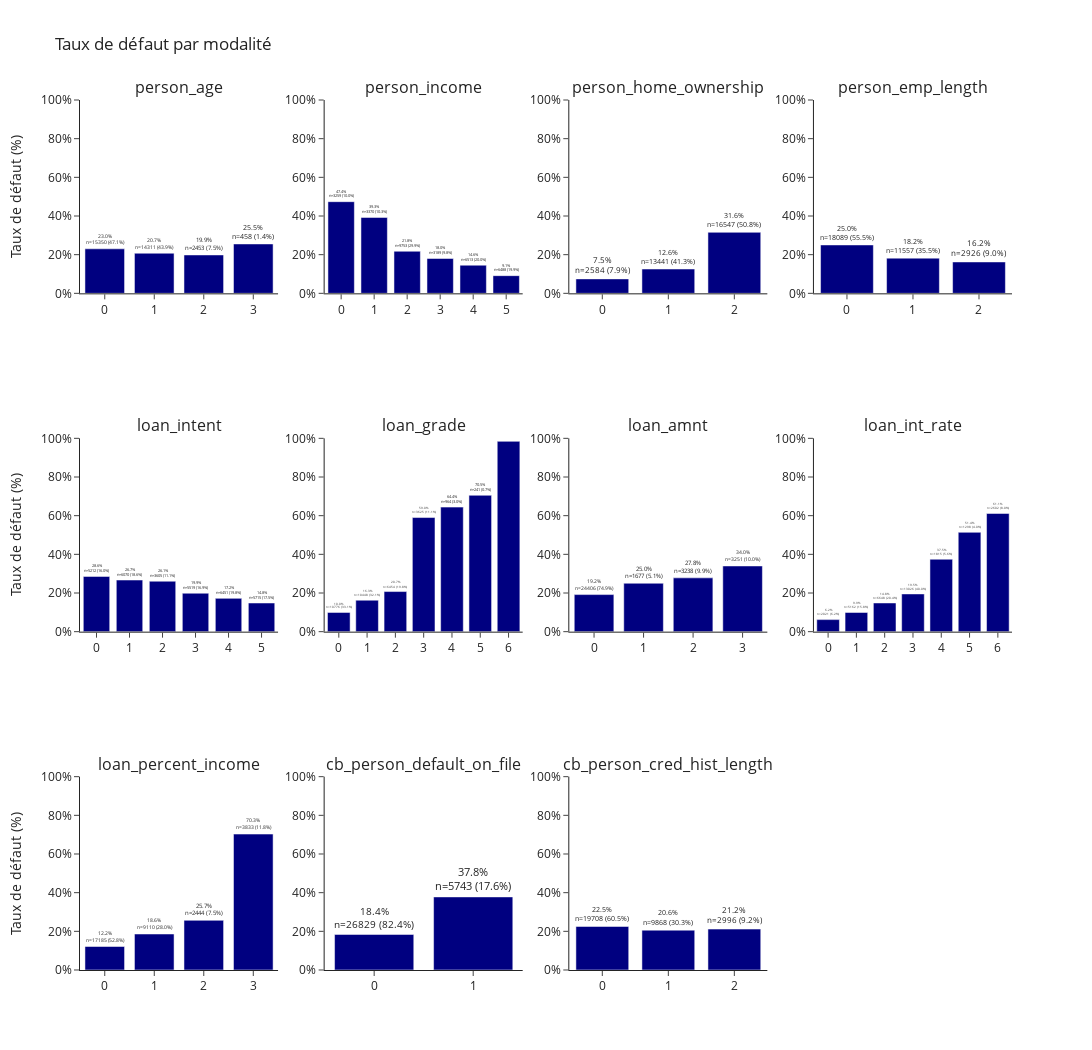

Source (notebook cell):
### Markdown cell above
#### <span style="color:orange">Visualisations rapides</span>

### Code cell
plot_default_rates(df, df.columns.drop('loan_status'), n_cols=4)

### Figure 1 — Plotly figure (JSON) as saved in the notebook; plotly's stock layout.template omitted (floating-point values rounded to 4 significant figures)
{"data": [{"marker": {"color": "navy"}, "text": ["23.0%<br>n=15350 (47.1%)", "20.7%<br>n=14311 (43.9%)", "19.9%<br>n=2453 (7.5%)", "25.5%<br>n=458 (1.4%)"], "textposition": "outside", "type": "bar", "x": [0, 1, 2, 3], "xaxis": "x", "y": [23.02, 20.75, 19.85, 25.55], "yaxis": "y"}, {"marker": {"color": "navy"}, "text": ["47.4%<br>n=3259 (10.0%)", "39.3%<br>n=3370 (10.3%)", "21.8%<br>n=9753 (29.9%)", "18.0%<br>n=3189 (9.8%)", "14.6%<br>n=6513 (20.0%)", "9.1%<br>n=6488 (19.9%)"], "textposition": "outside", "type": "bar", "x": [0, 1, 2, 3, 4, 5], "xaxis": "x2", "y": [47.41, 39.26, 21.77, 18.03, 14.56, 9.14], "yaxis": "y2"}, {"marker": {"color": "navy"}, "text": ["7.5%<br>n=2584 (7.9%)", "12.6%<br>n=13441 (41.3%)", "31.6%<br>n=16547 (50.8%)"], "textposition": "outside", "type": "bar", "x": [0, 1, 2], "xaxis": "x3", "y": [7.469, 12.57, 31.57], "yaxis": "y3"}, {"marker": {"color": "navy"}, "text": ["25.0%<br>n=18089 (55.5%)", "18.2%<br>n=11557 (35.5%)", "16.2%<br>n=2926 (9.0%)"], "textposition": "outside", "type": "bar", "x": [0, 1, 2], "xaxis": "x4", "y": [25.03, 18.21, 16.23], "yaxis": "y4"}, {"marker": {"color": "navy"}, "text": ["28.6%<br>n=5212 (16.0%)", "26.7%<br>n=6070 (18.6%)", "26.1%<br>n=3605 (11.1%)", "19.9%<br>n=5519 (16.9%)", "17.2%<br>n=6451 (19.8%)", "14.8%<br>n=5715 (17.5%)"], "textposition": "outside", "type": "bar", "x": [0, 1, 2, 3, 4, 5], "xaxis": "x5", "y": [28.59, 26.71, 26.1, 19.88, 17.22, 14.82], "yaxis": "y5"}, {"marker": {"color": "navy"}, "text": ["10.0%<br>n=10776 (33.1%)", "16.3%<br>n=10448 (32.1%)", "20.7%<br>n=6454 (19.8%)", "59.0%<br>n=3625 (11.1%)", "64.4%<br>n=964 (3.0%)", "70.5%<br>n=241 (0.7%)", "98.4%<br>n=64 (0.2%)"], "textposition": "outside", "type": "bar", "x": [0, 1, 2, 3, 4, 5, 6], "xaxis": "x6", "y": [9.957, 16.28, 20.75, 59.03, 64.42, 70.54, 98.44], "yaxis": "y6"}, {"marker": {"color": "navy"}, "text": ["19.2%<br>n=24406 (74.9%)", "25.0%<br>n=1677 (5.1%)", "27.8%<br>n=3238 (9.9%)", "34.0%<br>n=3251 (10.0%)"], "textposition": "outside", "type": "bar", "x": [0, 1, 2, 3], "xaxis": "x7", "y": [19.18, 25.04, 27.83, 33.99], "yaxis": "y7"}, {"marker": {"color": "navy"}, "text": ["6.2%<br>n=2021 (6.2%)", "9.9%<br>n=5162 (15.8%)", "14.8%<br>n=6648 (20.4%)", "19.5%<br>n=13026 (40.0%)", "37.5%<br>n=1815 (5.6%)", "51.4%<br>n=1298 (4.0%)", "61.1%<br>n=2602 (8.0%)"], "textposition": "outside", "type": "bar", "x": [0, 1, 2, 3, 4, 5, 6], "xaxis": "x8", "y": [6.235, 9.938, 14.85, 19.52, 37.47, 51.39, 61.15], "yaxis": "y8"}, {"marker": {"color": "navy"}, "text": ["12.2%<br>n=17185 (52.8%)", "18.6%<br>n=9110 (28.0%)", "25.7%<br>n=2444 (7.5%)", "70.3%<br>n=3833 (11.8%)"], "textposition": "outside", "type": "bar", "x": [0, 1, 2, 3], "xaxis": "x9", "y": [12.15, 18.62, 25.7, 70.31], "yaxis": "y9"}, {"marker": {"color": "navy"}, "text": ["18.4%<br>n=26829 (82.4%)", "37.8%<br>n=5743 (17.6%)"], "textposition": "outside", "type": "bar", "x": [0, 1], "xaxis": "x10", "y": [18.4, 37.8], "yaxis": "y10"}, {"marker": {"color": "navy"}, "text": ["22.5%<br>n=19708 (60.5%)", "20.6%<br>n=9868 (30.3%)", "21.2%<br>n=2996 (9.2%)"], "textposition": "outside", "type": "bar", "x": [0, 1, 2], "xaxis": "x11", "y": [22.52, 20.61, 21.16], "yaxis": "y11"}], "layout": {"annotations": [{"font": {"size": 16}, "showarrow": false, "text": "person_age", "x": 0.1062, "xanchor": "center", "xref": "paper", "y": 1, "yanchor": "bottom", "yref": "paper"}, {"font": {"size": 16}, "showarrow": false, "text": "person_income", "x": 0.3688, "xanchor": "center", "xref": "paper", "y": 1, "yanchor": "bottom", "yref": "paper"}, {"font": {"size": 16}, "showarrow": false, "text": "person_home_ownership", "x": 0.6313, "xanchor": "center", "xref": "paper", "y": 1, "yanchor": "bottom", "yref": "paper"}, {"font": {"size": 16}, "showarrow": false, "text": "person_emp_length", "x": 0.8938, "xanchor": "center", "xref": "paper", "y": 1, "yanchor": "bottom", "yref": "paper"}, {"font": {"size": 16}, "showarrow": false, "text": "loan_intent", "x": 0.1062, "xanchor": "center", "xref": "paper", "y": 0.6111, "yanchor": "bottom", "yref": "paper"}, {"font": {"size": 16}, "showarrow": false, "text": "loan_grade", "x": 0.3688, "xanchor": "center", "xref": "paper", "y": 0.6111, "yanchor": "bottom", "yref": "paper"}, {"font": {"size": 16}, "showarrow": false, "text": "loan_amnt", "x": 0.6313, "xanchor": "center", "xref": "paper", "y": 0.6111, "yanchor": "bottom", "yref": "paper"}, {"font": {"size": 16}, "showarrow": false, "text": "loan_int_rate", "x": 0.8938, "xanchor": "center", "xref": "paper", "y": 0.6111, "yanchor": "bottom", "yref": "paper"}, {"font": {"size": 16}, "showarrow": false, "text": "loan_percent_income", "x": 0.1062, "xanchor": "center", "xref": "paper", "y": 0.2222, "yanchor": "bottom", "yref": "paper"}, {"font": {"size": 16}, "showarrow": false, "text": "cb_person_default_on_file", "x": 0.3688, "xanchor": "center", "xref": "paper", "y": 0.2222, "yanchor": "bottom", "yref": "paper"}, {"font": {"size": 16}, "showarrow": false, "text": "cb_person_cred_hist_length", "x": 0.6313, "xanchor": "center", "xref": "paper", "y": 0.2222, "yanchor": "bottom", "yref": "paper"}], "height": 1050, "showlegend": false, "title": {"text": "Taux de défaut par modalité"}, "width": 1100, "xaxis": {"anchor": "y", "domain": [0, 0.2125], "type": "category"}, "xaxis10": {"anchor": "y10", "domain": [0.2625, 0.475], "type": "category"}, "xaxis11": {"anchor": "y11", "domain": [0.525, 0.7375], "type": "category"}, "xaxis12": {"anchor": "y12", "domain": [0.7875, 1], "type": "category"}, "xaxis2": {"anchor": "y2", "domain": [0.2625, 0.475], "type": "category"}, "xaxis3": {"anchor": "y3", "domain": [0.525, 0.7375], "type": "category"}, "xaxis4": {"anchor": "y4", "domain": [0.7875, 1], "type": "category"}, "xaxis5": {"anchor": "y5", "domain": [0, 0.2125], "type": "category"}, "xaxis6": {"anchor": "y6", "domain": [0.2625, 0.475], "type": "category"}, "xaxis7": {"anchor": "y7", "domain": [0.525, 0.7375], "type": "category"}, "xaxis8": {"anchor": "y8", "domain": [0.7875, 1], "type": "category"}, "xaxis9": {"anchor": "y9", "domain": [0, 0.2125], "type": "category"}, "yaxis": {"anchor": "x", "domain": [0.7778, 1], "range": [0, 100], "ticksuffix": "%", "title": {"text": "Taux de défaut (%)"}}, "yaxis10": {"anchor": "x10", "domain": [0, 0.2222], "range": [0, 100], "ticksuffix": "%"}, "yaxis11": {"anchor": "x11", "domain": [0, 0.2222], "range": [0, 100], "ticksuffix": "%"}, "yaxis12": {"anchor": "x12", "domain": [0, 0.2222]}, "yaxis2": {"anchor": "x2", "domain": [0.7778, 1], "range": [0, 100], "ticksuffix": "%"}, "yaxis3": {"anchor": "x3", "domain": [0.7778, 1], "range": [0, 100], "ticksuffix": "%"}, "yaxis4": {"anchor": "x4", "domain": [0.7778, 1], "range": [0, 100], "ticksuffix": "%"}, "yaxis5": {"anchor": "x5", "domain": [0.3889, 0.6111], "range": [0, 100], "ticksuffix": "%", "title": {"text": "Taux de défaut (%)"}}, "yaxis6": {"anchor": "x6", "domain": [0.3889, 0.6111], "range": [0, 100], "ticksuffix": "%"}, "yaxis7": {"anchor": "x7", "domain": [0.3889, 0.6111], "range": [0, 100], "ticksuffix": "%"}, "yaxis8": {"anchor": "x8", "domain": [0.3889, 0.6111], "range": [0, 100], "ticksuffix": "%"}, "yaxis9": {"anchor": "x9", "domain": [0, 0.2222], "range": [0, 100], "ticksuffix": "%", "title": {"text": "Taux de défaut (%)"}}}}
